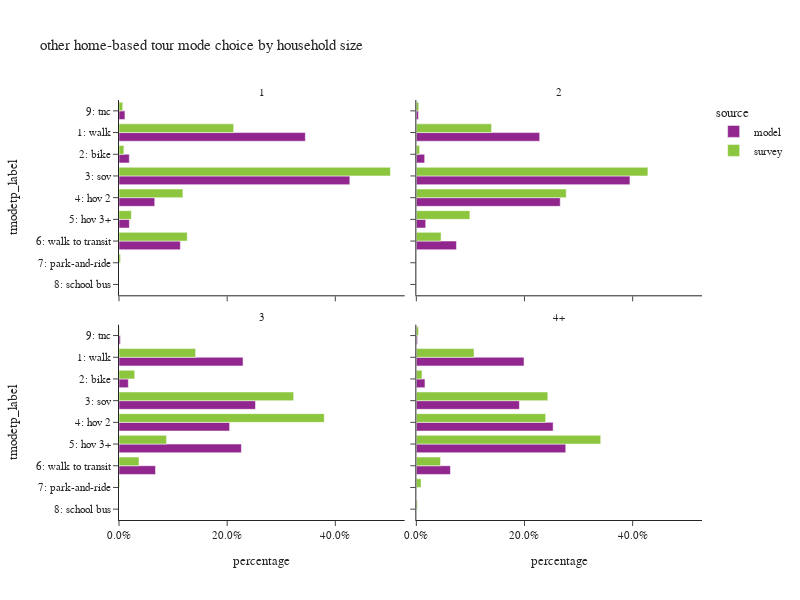

The notebook cell saved with this chart:
### Code cell
plot_mode_choice(hb_tour,"hhsize_4+",
                 {"hhsize_4+":["1","2","3","4+"],
                  "tmodetp_label":["1: walk","2: bike","3: sov","4: hov 2","5: hov 3+","6: walk to transit",
                                   "7: park-and-ride","8: school bus","9: other–survey only"]},
                 "household size",2,600)

### Figure 1 — Plotly figure (JSON) as saved in the notebook; plotly's stock layout.template omitted (floating-point values rounded to 4 significant figures)
{"data": [{"alignmentgroup": "True", "customdata": [[235380], [13014], [291575], [45136], [13087], [77487], [7488]], "hovertemplate": "source=model<br>hhsize_4+=1<br>percentage=%{x}<br>tmodetp_label=%{y}<br>sample count=%{customdata[0]}<extra></extra>", "legendgroup": "model", "marker": {"color": "#91268F", "pattern": {"shape": ""}}, "name": "model", "offsetgroup": "model", "orientation": "h", "showlegend": true, "textposition": "auto", "type": "bar", "x": [0.3445, 0.01905, 0.4268, 0.06607, 0.01916, 0.1134, 0.01096], "xaxis": "x3", "y": ["1: walk", "2: bike", "3: sov", "4: hov 2", "5: hov 3+", "6: walk to transit", "9: tnc"], "yaxis": "y3"}, {"alignmentgroup": "True", "customdata": [[386], [40], [486], [84], [28], [128], [4], [11]], "hovertemplate": "source=survey<br>hhsize_4+=1<br>percentage=%{x}<br>tmodetp_label=%{y}<br>sample count=%{customdata[0]}<extra></extra>", "legendgroup": "survey", "marker": {"color": "#8CC63E", "pattern": {"shape": ""}}, "name": "survey", "offsetgroup": "survey", "orientation": "h", "showlegend": true, "textposition": "auto", "type": "bar", "x": [0.2121, 0.009052, 0.5018, 0.1182, 0.02295, 0.1262, 0.002856, 0.0069], "xaxis": "x3", "y": ["1: walk", "2: bike", "3: sov", "4: hov 2", "5: hov 3+", "6: walk to transit", "7: park-and-ride", "9: tnc"], "yaxis": "y3"}, {"alignmentgroup": "True", "customdata": [[299149], [20187], [518032], [348936], [22801], [97260], [5129]], "hovertemplate": "source=model<br>hhsize_4+=2<br>percentage=%{x}<br>tmodetp_label=%{y}<br>sample count=%{customdata[0]}<extra></extra>", "legendgroup": "model", "marker": {"color": "#91268F", "pattern": {"shape": ""}}, "name": "model", "offsetgroup": "model", "orientation": "h", "showlegend": false, "textposition": "auto", "type": "bar", "x": [0.2281, 0.01539, 0.395, 0.2661, 0.01739, 0.07416, 0.003911], "xaxis": "x4", "y": ["1: walk", "2: bike", "3: sov", "4: hov 2", "5: hov 3+", "6: walk to transit", "9: tnc"], "yaxis": "y4"}, {"alignmentgroup": "True", "customdata": [[405], [39], [601], [504], [116], [53], [4], [1], [9]], "hovertemplate": "source=survey<br>hhsize_4+=2<br>percentage=%{x}<br>tmodetp_label=%{y}<br>sample count=%{customdata[0]}<extra></extra>", "legendgroup": "survey", "marker": {"color": "#8CC63E", "pattern": {"shape": ""}}, "name": "survey", "offsetgroup": "survey", "orientation": "h", "showlegend": false, "textposition": "auto", "type": "bar", "x": [0.139, 0.00607, 0.4282, 0.2772, 0.09902, 0.04573, 0.0002536, 4.162e-05, 0.004472], "xaxis": "x4", "y": ["1: walk", "2: bike", "3: sov", "4: hov 2", "5: hov 3+", "6: walk to transit", "7: park-and-ride", "8: school bus", "9: tnc"], "yaxis": "y4"}, {"alignmentgroup": "True", "customdata": [[156529], [11760], [172270], [139574], [154459], [46087], [1775]], "hovertemplate": "source=model<br>hhsize_4+=3<br>percentage=%{x}<br>tmodetp_label=%{y}<br>sample count=%{customdata[0]}<extra></extra>", "legendgroup": "model", "marker": {"color": "#91268F", "pattern": {"shape": ""}}, "name": "model", "offsetgroup": "model", "orientation": "h", "showlegend": false, "textposition": "auto", "type": "bar", "x": [0.2294, 0.01723, 0.2524, 0.2045, 0.2263, 0.06753, 0.002601], "xaxis": "x", "y": ["1: walk", "2: bike", "3: sov", "4: hov 2", "5: hov 3+", "6: walk to transit", "9: tnc"], "yaxis": "y"}, {"alignmentgroup": "True", "customdata": [[89], [19], [160], [152], [90], [10], [4], [2]], "hovertemplate": "source=survey<br>hhsize_4+=3<br>percentage=%{x}<br>tmodetp_label=%{y}<br>sample count=%{customdata[0]}<extra></extra>", "legendgroup": "survey", "marker": {"color": "#8CC63E", "pattern": {"shape": ""}}, "name": "survey", "offsetgroup": "survey", "orientation": "h", "showlegend": false, "textposition": "auto", "type": "bar", "x": [0.1416, 0.02906, 0.323, 0.3795, 0.08789, 0.03694, 0.001255, 0.0007844], "xaxis": "x", "y": ["1: walk", "2: bike", "3: sov", "4: hov 2", "5: hov 3+", "6: walk to transit", "7: park-and-ride", "9: tnc"], "yaxis": "y"}, {"alignmentgroup": "True", "customdata": [[252403], [20235], [241613], [320663], [350269], [79875], [2595]], "hovertemplate": "source=model<br>hhsize_4+=4+<br>percentage=%{x}<br>tmodetp_label=%{y}<br>sample count=%{customdata[0]}<extra></extra>", "legendgroup": "model", "marker": {"color": "#91268F", "pattern": {"shape": ""}}, "name": "model", "offsetgroup": "model", "orientation": "h", "showlegend": false, "textposition": "auto", "type": "bar", "x": [0.1991, 0.01596, 0.1906, 0.253, 0.2763, 0.06301, 0.002047], "xaxis": "x2", "y": ["1: walk", "2: bike", "3: sov", "4: hov 2", "5: hov 3+", "6: walk to transit", "9: tnc"], "yaxis": "y2"}, {"alignmentgroup": "True", "customdata": [[84], [10], [149], [132], [321], [15], [4], [4], [2]], "hovertemplate": "source=survey<br>hhsize_4+=4+<br>percentage=%{x}<br>tmodetp_label=%{y}<br>sample count=%{customdata[0]}<extra></extra>", "legendgroup": "survey", "marker": {"color": "#8CC63E", "pattern": {"shape": ""}}, "name": "survey", "offsetgroup": "survey", "orientation": "h", "showlegend": false, "textposition": "auto", "type": "bar", "x": [0.1067, 0.01055, 0.2431, 0.2392, 0.341, 0.04473, 0.008733, 0.002014, 0.00406], "xaxis": "x2", "y": ["1: walk", "2: bike", "3: sov", "4: hov 2", "5: hov 3+", "6: walk to transit", "7: park-and-ride", "8: school bus", "9: tnc"], "yaxis": "y2"}], "layout": {"annotations": [{"font": {}, "showarrow": false, "text": "3", "x": 0.245, "xanchor": "center", "xref": "paper", "y": 0.465, "yanchor": "bottom", "yref": "paper"}, {"font": {}, "showarrow": false, "text": "4+", "x": 0.755, "xanchor": "center", "xref": "paper", "y": 0.465, "yanchor": "bottom", "yref": "paper"}, {"font": {}, "showarrow": false, "text": "1", "x": 0.245, "xanchor": "center", "xref": "paper", "y": 1.0, "yanchor": "bottom", "yref": "paper"}, {"font": {}, "showarrow": false, "text": "2", "x": 0.755, "xanchor": "center", "xref": "paper", "y": 1.0, "yanchor": "bottom", "yref": "paper"}], "barmode": "group", "height": 600, "legend": {"title": {"text": "source"}, "tracegroupgap": 0}, "title": {"text": "other home-based tour mode choice by household size"}, "width": 800, "xaxis": {"anchor": "y", "domain": [0.0, 0.49], "tickformat": ".1%", "title": {"text": "percentage"}}, "xaxis2": {"anchor": "y2", "domain": [0.51, 1.0], "matches": "x", "tickformat": ".1%", "title": {"text": "percentage"}}, "xaxis3": {"anchor": "y3", "domain": [0.0, 0.49], "matches": "x", "showticklabels": false, "tickformat": ".1%"}, "xaxis4": {"anchor": "y4", "domain": [0.51, 1.0], "matches": "x", "showticklabels": false, "tickformat": ".1%"}, "yaxis": {"anchor": "x", "categoryarray": ["9: other–survey only", "8: school bus", "7: park-and-ride", "6: walk to transit", "5: hov 3+", "4: hov 2", "3: sov", "2: bike", "1: walk"], "categoryorder": "array", "domain": [0.0, 0.465], "title": {"text": "tmodetp_label"}}, "yaxis2": {"anchor": "x2", "domain": [0.0, 0.465], "matches": "y", "showticklabels": false}, "yaxis3": {"anchor": "x3", "categoryarray": ["9: other–survey only", "8: school bus", "7: park-and-ride", "6: walk to transit", "5: hov 3+", "4: hov 2", "3: sov", "2: bike", "1: walk"], "categoryorder": "array", "domain": [0.535, 1.0], "matches": "y", "title": {"text": "tmodetp_label"}}, "yaxis4": {"anchor": "x4", "domain": [0.535, 1.0], "matches": "y", "showticklabels": false}}}
